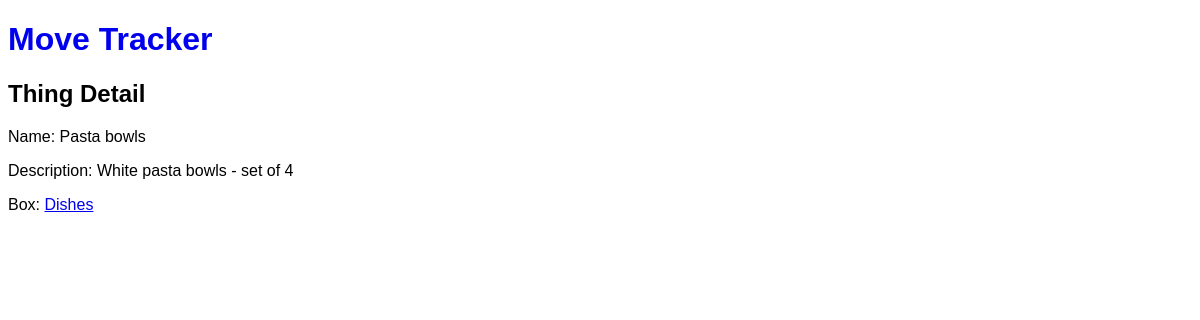
Page /things/1/ on the earlier database version.
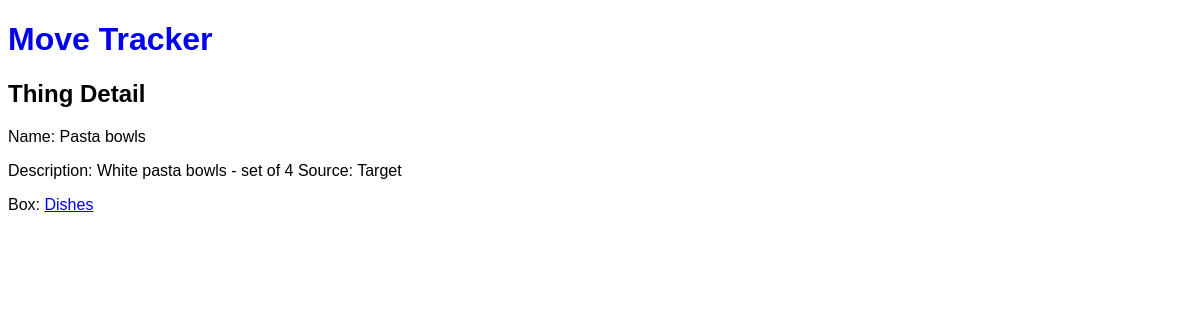
Same page on the later database version.
### packing/models.py (models this page shows, shortened)
class Thing(models.Model):
	box = models.ForeignKey(Box, on_delete=models.CASCADE)
	name = models.CharField(max_length=255)
	description = models.TextField(blank=True, null=True)
	user = models.ForeignKey(User, on_delete=models.CASCADE, null=False)

class Box(models.Model):
	name = models.CharField(max_length=255)
	description = models.TextField(blank=True, null=True)
	user = models.ForeignKey(User, on_delete=models.CASCADE, null=False)
	def __str__(self):
		return self.name

### packing/views.py (the view)
# urls.py: url(r'^things/(?P<thing_id>[0-9]+)/$', views.thing_detail, name='thing_detail'),
def thing_detail(request, thing_id):
	thing = Thing.objects.get(id=thing_id)
	return render(
		request,
		'things/thing_detail.html',
		{'thing': thing,}
		)

### packing/templates/things/thing_detail.html (shortened to what this page needs)
{% extends 'base.html' %}
{% block content %}
	<h2>Thing Detail</h2>
    <p>Name: {{thing.name}}</p>
	<p>Description: {{thing.description}}</p>
	<p>Box: <a href="{% url 'box_detail' box_id=thing.box.id %}">{{thing.box}}</a></p>
{% endblock content %}

### packing/templates/base.html (shortened to what this page needs)
{% load staticfiles %}
<!DOCTYPE html>
<html>
<head>
	<link rel="stylesheet" href="{% static 'css/style.css' %}" />
</head>
<body>
<h1><a href="/" style="text-decoration: none;">Move Tracker</a></h1>
{% block content %}
{% endblock content %}
</body>
</html>

### packing/static/css/style.css (style rules this page uses)
body { font-family: sans-serif; }

Differences in the rows shown:
changed Thing "Pasta bowls": description "White pasta bowls - set of 4" → "White pasta bowls - set of 4 Source: Target"
